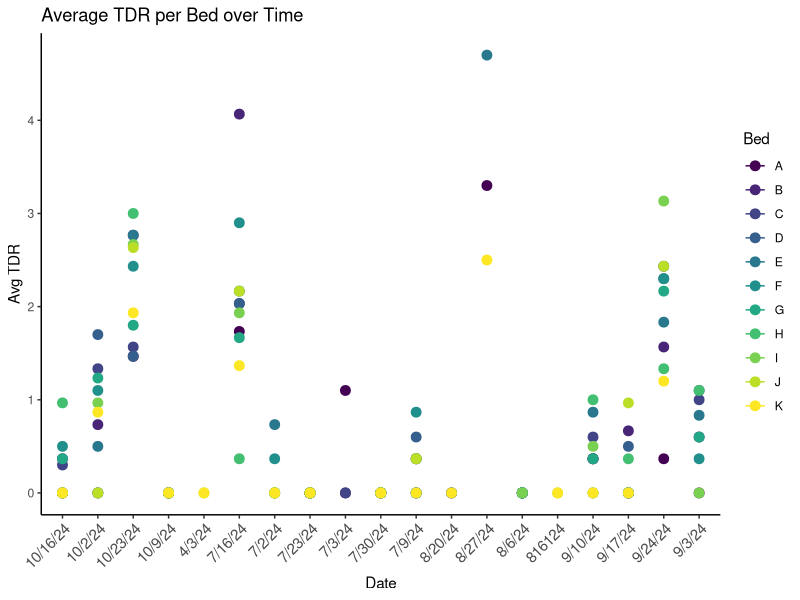
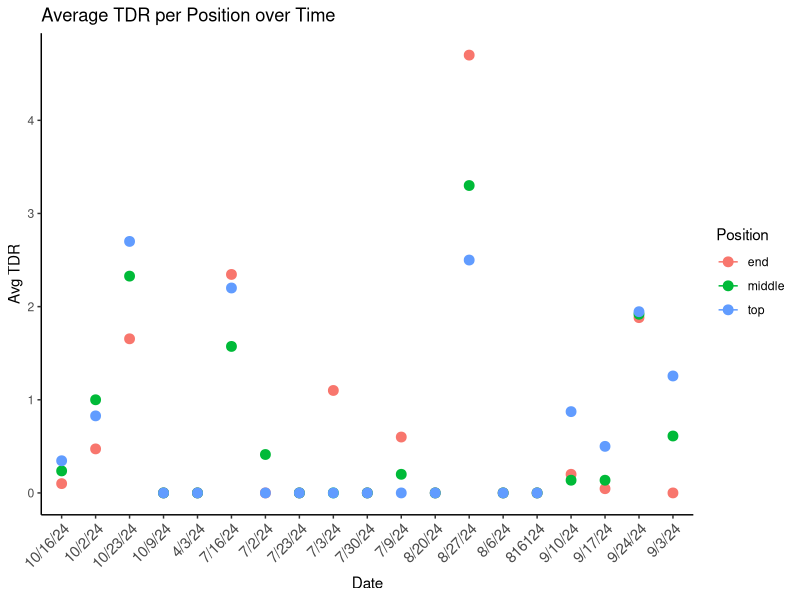
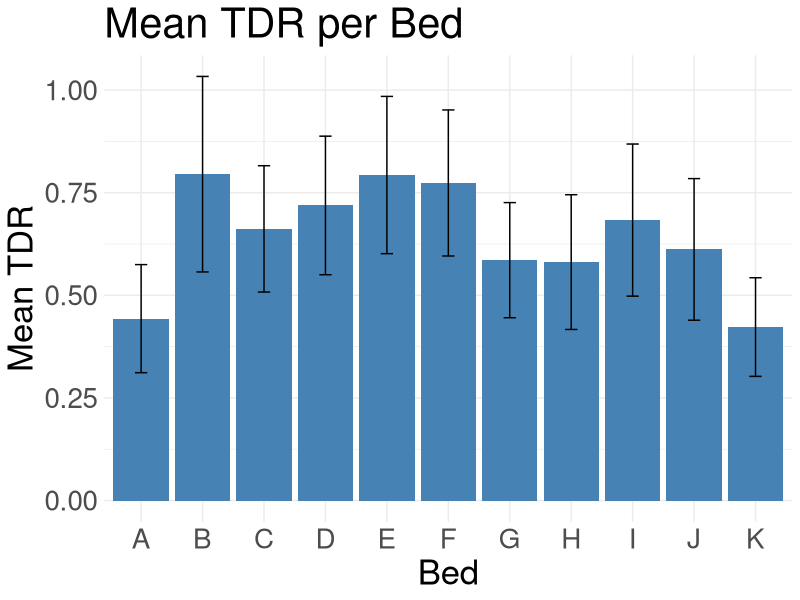
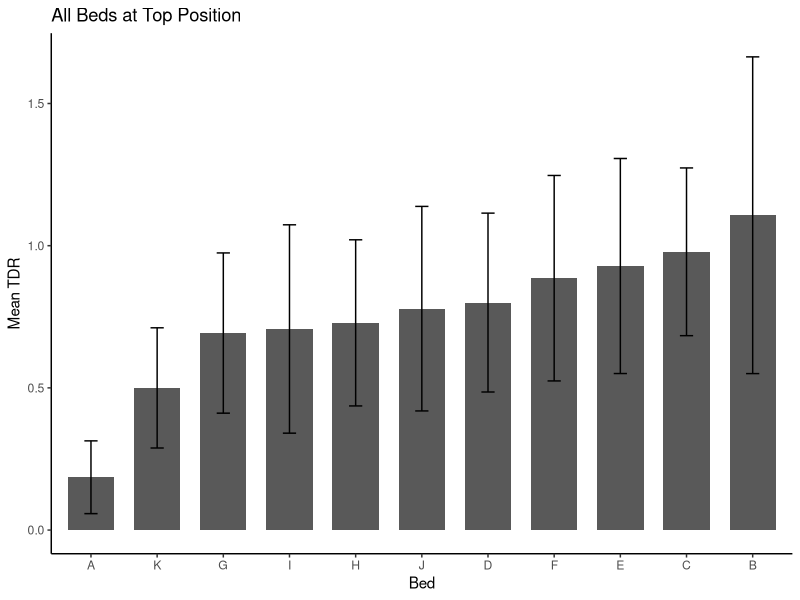
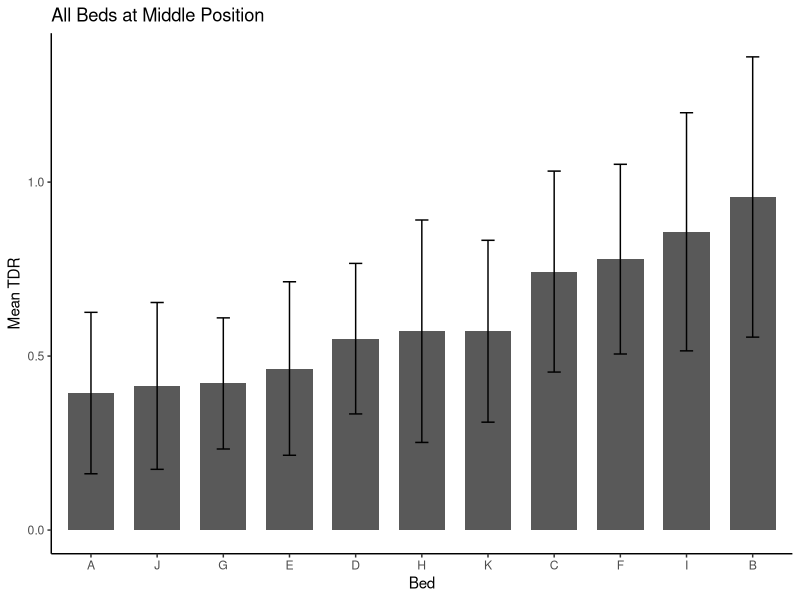
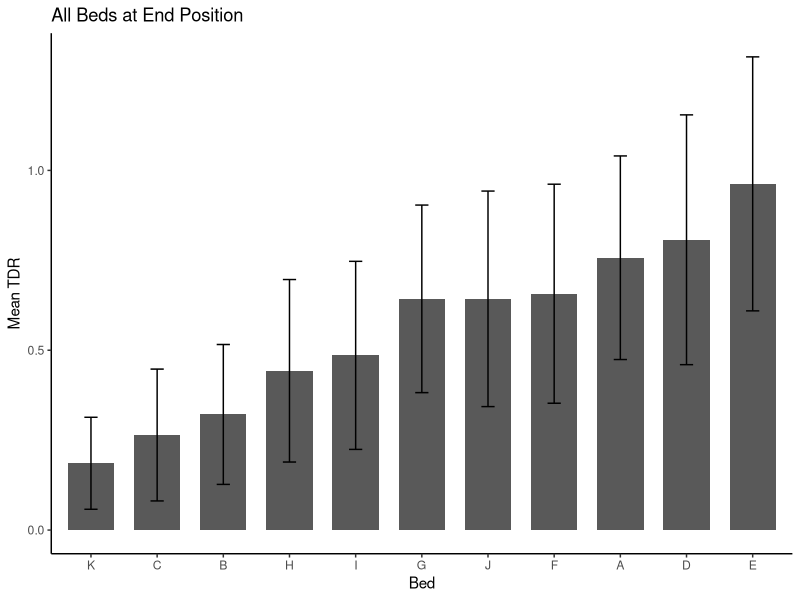
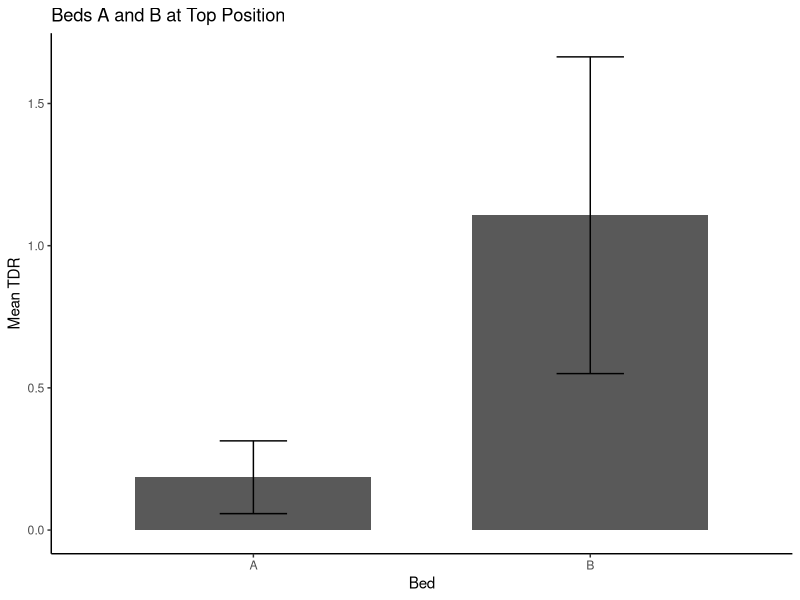
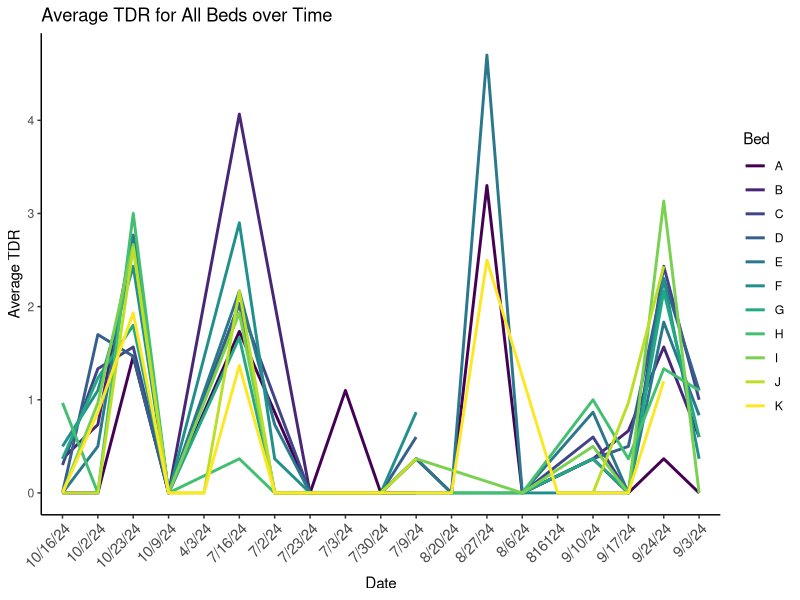

Here is the R script that generated these plots, in order: (Note: this script raises an error after producing the figures.)
## ---- chunk 1
knitr::opts_chunk$set(echo = TRUE)
## ---- chunk 2
library(tidyverse) #includes ggplot and dplyer
library(corrplot)

sem <- function(x, na.rm=FALSE) {           #for calculating standard error
  sd(x,na.rm=na.rm)/sqrt(length(na.omit(x)))
}
## ---- chunk 3
combined_tdr <- read_csv("../input/WL2_2024_TDR_Processed.csv") #produced in "TDR_Plots.R"
## ---- chunk 4
#setting bed average
 bed_avg <- combined_tdr %>% 
  group_by(date, Bed) %>% 
  summarize(mean_TDR = mean(TDR, na.rm = TRUE), .groups = "drop")

#Average TDR per Bed over Time Plot
 ggplot(bed_avg, aes(x = date, y = mean_TDR, color = Bed)) +
  geom_point(size = 3) +
  geom_line() +
  labs(title = "Average TDR per Bed over Time", y = "Avg TDR", x = "Date") +
  theme_classic() +
  theme(axis.text.x = element_text(angle = 45, hjust = 1, size = 11)) +
  scale_color_viridis_d(option = "viridis")
ggsave("../output/Bedovertime.png", width = 12, height = 8, units = "in")
 
#setting position average
 position_avg <- combined_tdr %>% 
  group_by(date, Position) %>% 
  summarize(mean_TDR = mean(TDR, na.rm = TRUE), .groups = "drop")
 
#Average TDR per Position over Time Plot
 ggplot(position_avg, aes(x = date, y = mean_TDR, color = Position)) +
  geom_point(size = 3) +
  geom_line() +
  labs(title = "Average TDR per Position over Time", y = "Avg TDR", x = "Date") +
  theme_classic() +
  theme(axis.text.x = element_text(angle = 45, hjust =1, size = 11))
ggsave("../output/Positionovertime.png", width = 12, height = 8, units = "in")
## ---- chunk 5
#Mean TDR for Each Bed
bed_means <- combined_tdr %>% 
  group_by(Bed) %>% 
  summarize(mean_TDR = mean(TDR, na.rm = TRUE),
          sem_TDR=sem(TDR, na.rm=TRUE))
bed_means

#Mean TDR per Bed
ggplot(bed_means, aes(x = Bed, y = mean_TDR)) +
  geom_col(fill = "steelblue") +
   geom_errorbar(aes(ymin=mean_TDR-sem_TDR,ymax=mean_TDR+sem_TDR),width=.2, position = 
                  position_dodge(0.75)) + 
  labs(title = "Mean TDR per Bed", y = "Mean TDR", x = "Bed") +
  theme_minimal() +
  theme(text=element_text(size=25)) #making the text bigger 
ggsave("../output/MeanTDRperBed.png", width = 12, height = 8, units = "in")


#new df bed_pos_means
bed_pos_means <- combined_tdr %>% 
  group_by(Position, Bed) %>% 
  summarize(mean_TDR = mean(TDR, na.rm = TRUE),
          sem_TDR=sem(TDR, na.rm=TRUE))

bed_pos_means


#Filtering plots for each bed position
bed_pos_means %>% 
  filter(Position=="top") %>% 
  ggplot(aes(x=fct_reorder(Bed, mean_TDR), y=mean_TDR)) +
  geom_col(width = 0.7,position = position_dodge(0.75)) + 
  geom_errorbar(aes(ymin=mean_TDR-sem_TDR,ymax=mean_TDR+sem_TDR),width=.2, position = 
                  position_dodge(0.75)) + 
  theme_classic() +
  labs(x="Bed", y="Mean TDR", title="All Beds at Top Position")
ggsave("../output/MeanTDRTopBeds.png", width = 12, height = 8, units = "in")

bed_pos_means %>% 
  filter(Position=="middle") %>% 
  ggplot(aes(x=fct_reorder(Bed, mean_TDR), y=mean_TDR)) +
  geom_col(width = 0.7,position = position_dodge(0.75)) + 
  geom_errorbar(aes(ymin=mean_TDR-sem_TDR,ymax=mean_TDR+sem_TDR),width=.2, position = 
                  position_dodge(0.75)) + 
  theme_classic() +
  labs(x="Bed", y="Mean TDR", title="All Beds at Middle Position")
ggsave("../output/MeanTDRMiddleBeds.png", width = 12, height = 8, units = "in")

bed_pos_means %>% 
  filter(Position=="end") %>% 
  ggplot(aes(x=fct_reorder(Bed, mean_TDR), y=mean_TDR)) +
  geom_col(width = 0.7,position = position_dodge(0.75)) + 
  geom_errorbar(aes(ymin=mean_TDR-sem_TDR,ymax=mean_TDR+sem_TDR),width=.2, position = 
                  position_dodge(0.75)) + 
  theme_classic() +
  labs(x="Bed", y="Mean TDR", title="All Beds at End Position")
ggsave("../output/MeanTDREndBeds.png", width = 12, height = 8, units = "in")
 
## ---- chunk 6
#Compare Bed and Position over time


#Example, A and B top
bed_pos_means %>% 
 filter(Bed %in% c("A", "B"), Position == "top") %>%  #only keep beds A and B, you could do position == "Top" for example 
  ggplot(aes(x=fct_reorder(Bed, mean_TDR), y=mean_TDR)) +
  geom_col(width = 0.7,position = position_dodge(0.75)) + 
  geom_errorbar(aes(ymin=mean_TDR-sem_TDR,ymax=mean_TDR+sem_TDR),width=.2, position = 
                  position_dodge(0.75)) + 
  theme_classic() +
  labs(x="Bed", y="Mean TDR", title="Beds A and B at Top Position")
ggsave("../output/MeanTDREndBeds.png", width = 12, height = 8, units = "in")

bed_tdr_avg <- combined_tdr %>% 
  group_by(Bed, date) %>% 
  summarise(
    mean_TDR=mean(TDR, na.rm=TRUE),
    sem_TDR=sem(TDR, na.rm=TRUE)/sqrt(n()), .groups = "drop")

bed_tdr_avg

#Average TDR of All Beds over Time
bed_tdr_avg %>%
  ggplot(aes(x =date, y =mean_TDR, color = Bed, group = Bed)) +
  geom_line(size = 1) +
  theme_classic() +
  theme(axis.text.x = element_text(angle = 45, hjust =1, size = 11)) +
  labs(x = "Date", y = "Average TDR", color = "Bed",
    title = "Average TDR for All Beds over Time") +
  scale_color_viridis_d(option = "viridis")
ggsave("../output/MeanTDREndBeds.png", width = 12, height = 8, units = "in")

#Average TDR of A, K, B, C over Time
bed_tdr_avg %>%
  filter(Bed %in% c("A", "B", "C", "K")) %>% 
  ggplot(aes(x =date, y =mean_TDR, color = Bed, group = Bed)) +
  geom_line(size = 1) +
  theme_classic() +
  theme(axis.text.x = element_text(angle = 45, hjust =1, size = 11)) +
  labs(x = "Date", y = "Average TDR", color = "Bed",
    title = "Average TDR for All Beds over Time") +
  scale_color_viridis_d(option = "viridis")
ggsave("../output/MeanTDREndBeds.png", width = 12, height = 8, units = "in")

## ---- chunk 7

#fixing MetStationData1
MetStationData1$X.TIMESTAMP <- sub('^"', ' ', MetStationData1$X.TIMESTAMP) #took away " at the start of every timestamp
MetStationData1$X.TIMESTAMP <- as.POSIXct(MetStationData1$X.TIMESTAMP, format="%Y-%m-%d %H:%M:%S")

MetStationData1 <- MetStationData1 %>% slice(-c(1, 2)) #removed first two empty rows

## ---- chunk 8
#filtering metstation for dates starting in summer 2024
library(dplyr)

MetStation_summer2024 <- MetStationData1 %>% #says there is no 2024 timestamps
  filter(X.TIMESTAMP >= as.POSIXct("2024-06-01 00:00:00") &
           X.TIMESTAMP >= "2024-08-31 23:59:59")

MS_Test <- read.table("CR1000XSeries_IntBioHalfHourTable.dat", header = TRUE, sep = "", fill = TRUE)
write.csv(df, "MS_test.csv", row.names = FALSE)

## ---- chunk 9
# correlating metstation and TDR data, example code below
wl2_cors <- wl2_establishment %>% 
  select(GrwSsn_GD_Recent, GrwSsn_GD_Historical) #make a dataframe with just the columns you want to correlate

cor.norm = cor(wl2_cors) #test correlations among the traits
cor.norm
cor.sig <- cor.mtest(wl2_cors, method = "pearson") #getting the p-values for correlations 
cor.sig
